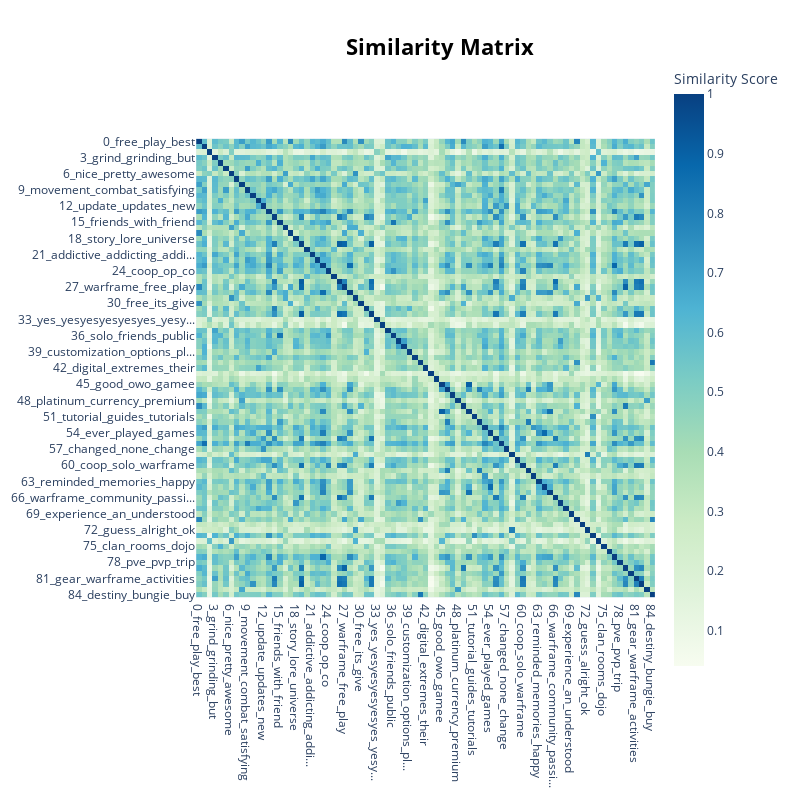

The notebook cell saved with this chart:
### Code cell
topic_model_positive.visualize_heatmap()

### Figure 1 — Plotly figure (JSON) as saved in the notebook; plotly's stock layout.template omitted (floating-point values rounded to 4 significant figures; data arrays with more than 128 entries replaced by an {"elided": "..."} marker saying what was removed)
{"data": [{"coloraxis": "coloraxis", "hovertemplate": "x: %{x}<br>y: %{y}<br>Similarity Score: %{z}<extra></extra>", "name": "0", "type": "heatmap", "x": ["0_free_play_best", "1_graphics_design_beautiful", "2_uwu_aha_ah", "3_grind_grinding_but", "4_community_friendly_helpful", "5_space_ninja_ninjas", "6_nice_pretty_awesome", "7_hours_played_seems", "8_items_without_everything", "9_movement_combat_satisfying", "10_fp_best_there", "11_devs_dev_listen", "12_update_updates_new", "13_recommend_try_would", "14_warframes_weapons_frame", "15_friends_with_friend", "16_love_loved_had", "17_received_product_free", "18_story_lore_universe", "19_warframe_games_is", "20_worth_regret_wont", "21_addictive_addicting_addi...", "22_shooter_person_third", "23_this_awesome_amazing", "24_coop_op_co", "25_highly_recommended_recom...", "26_warframe_thanks_grew", "27_warframe_free_play", "28_love_this_game", "29_good_pretty_its", "30_free_its_give", "31_weapons_modding_weapon", "32_warframe_playing_again", "33_yes_yesyesyesyesyes_yesy...", "34_we_hive_honey", "35_farming_farm_simulator", "36_solo_friends_public", "37_mission_missions_times", "38_open_fortuna_planets", "39_customization_options_pl...", "40_review_reviews_positive", "41_destiny_than_better", "42_digital_extremes_their", "43_here_reborn_brought", "44_tenno_next_luck", "45_good_owo_gamee", "46_fun_bit_dog", "47_pros_cons_you", "48_platinum_currency_premium", "49_freetoplay_best_one", "50_great_game_good", "51_tutorial_guides_tutorials", "52_fun_damn_its", "53_content_do_polish", "54_ever_played_games", "55_warframe_new_updates", "56_gameplay_immersive_fast", "57_changed_none_change", "58_okay_its_ight", "59_beta_since_closed", "60_coop_solo_warframe", "61_fun_had_lets", "62_content_wait_future", "63_reminded_memories_happy", "64_best_ever_everrrrr", "65_awesome_excited_game", "66_warframe_community_passi...", "67_quests_cinematic_interes...", "68_de_fans_their", "69_experience_an_understood", "70_destiny_anthem_better", "71_gud_iz_frends", "72_guess_alright_ok", "73_learn_once_knowing", "74_good_issa_hope", "75_clan_rooms_dojo", "76_edit_still_ok", "77_future_its_pplay", "78_pve_pvp_trip", "79_freetoplay_example_sets", "80_loop_gameplay_core", "81_gear_warframe_activities", "82_fp_warframe_example", "83_currency_premium_chat", "84_destiny_bungie_buy"], "xaxis": "x", "y": ["0_free_play_best", "1_graphics_design_beautiful", "2_uwu_aha_ah", "3_grind_grinding_but", "4_community_friendly_helpful", "5_space_ninja_ninjas", "6_nice_pretty_awesome", "7_hours_played_seems", "8_items_without_everything", "9_movement_combat_satisfying", "10_fp_best_there", "11_devs_dev_listen", "12_update_updates_new", "13_recommend_try_would", "14_warframes_weapons_frame", "15_friends_with_friend", "16_love_loved_had", "17_received_product_free", "18_story_lore_universe", "19_warframe_games_is", "20_worth_regret_wont", "21_addictive_addicting_addi...", "22_shooter_person_third", "23_this_awesome_amazing", "24_coop_op_co", "25_highly_recommended_recom...", "26_warframe_thanks_grew", "27_warframe_free_play", "28_love_this_game", "29_good_pretty_its", "30_free_its_give", "31_weapons_modding_weapon", "32_warframe_playing_again", "33_yes_yesyesyesyesyes_yesy...", "34_we_hive_honey", "35_farming_farm_simulator", "36_solo_friends_public", "37_mission_missions_times", "38_open_fortuna_planets", "39_customization_options_pl...", "40_review_reviews_positive", "41_destiny_than_better", "42_digital_extremes_their", "43_here_reborn_brought", "44_tenno_next_luck", "45_good_owo_gamee", "46_fun_bit_dog", "47_pros_cons_you", "48_platinum_currency_premium", "49_freetoplay_best_one", "50_great_game_good", "51_tutorial_guides_tutorials", "52_fun_damn_its", "53_content_do_polish", "54_ever_played_games", "55_warframe_new_updates", "56_gameplay_immersive_fast", "57_changed_none_change", "58_okay_its_ight", "59_beta_since_closed", "60_coop_solo_warframe", "61_fun_had_lets", "62_content_wait_future", "63_reminded_memories_happy", "64_best_ever_everrrrr", "65_awesome_excited_game", "66_warframe_community_passi...", "67_quests_cinematic_interes...", "68_de_fans_their", "69_experience_an_understood", "70_destiny_anthem_better", "71_gud_iz_frends", "72_guess_alright_ok", "73_learn_once_knowing", "74_good_issa_hope", "75_clan_rooms_dojo", "76_edit_still_ok", "77_future_its_pplay", "78_pve_pvp_trip", "79_freetoplay_example_sets", "80_loop_gameplay_core", "81_gear_warframe_activities", "82_fp_warframe_example", "83_currency_premium_chat", "84_destiny_bungie_buy"], "yaxis": "y", "z": {"elided": "85x85 float values"}}], "layout": {"coloraxis": {"colorbar": {"title": {"text": "Similarity Score"}}, "colorscale": [[0, "rgb(247,252,240)"], [0.125, "rgb(224,243,219)"], [0.25, "rgb(204,235,197)"], [0.375, "rgb(168,221,181)"], [0.5, "rgb(123,204,196)"], [0.625, "rgb(78,179,211)"], [0.75, "rgb(43,140,190)"], [0.875, "rgb(8,104,172)"], [1, "rgb(8,64,129)"]]}, "height": 800, "hoverlabel": {"bgcolor": "white", "font": {"family": "Rockwell", "size": 16}}, "legend": {"title": {"text": "Trend"}}, "margin": {"t": 60}, "showlegend": true, "title": {"font": {"color": "Black", "size": 22}, "text": "<b>Similarity Matrix</b>", "x": 0.55, "xanchor": "center", "y": 0.95, "yanchor": "top"}, "width": 800, "xaxis": {"anchor": "y", "constrain": "domain", "domain": [0, 1], "scaleanchor": "y"}, "yaxis": {"anchor": "x", "autorange": "reversed", "constrain": "domain", "domain": [0, 1]}}}
